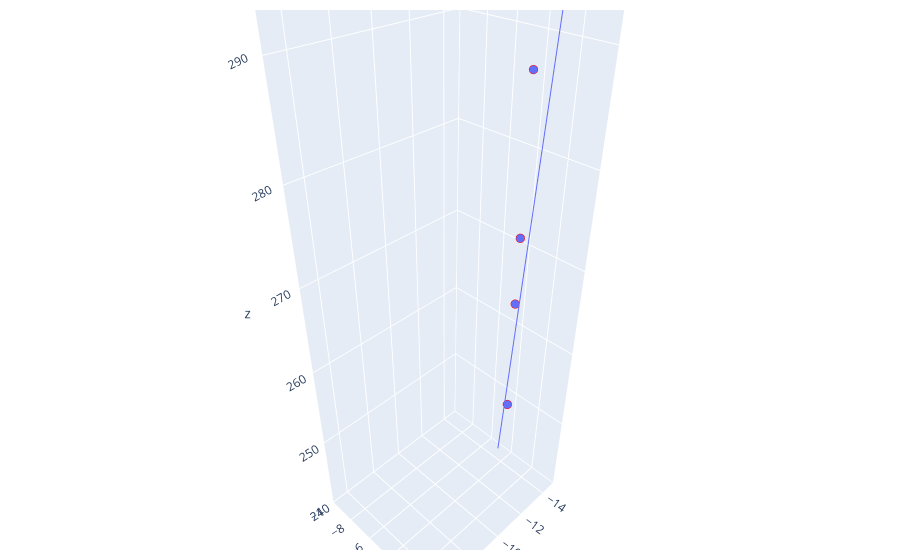

Notebook cell for this chart:
### Code cell
# Plot all of the points and trajectories
import plotly.graph_objects as go
import plotly.express as px

# for event 1
x_vals = []
y_vals = []
z_vals = []

# store all of the position values
for hit in range(len(tree['EcalRecHits_v3_v12/EcalRecHits_v3_v12.xpos_'])):
    x_vals.append(tree['EcalRecHits_v3_v12/EcalRecHits_v3_v12.xpos_'][0][hit])
    y_vals.append(tree['EcalRecHits_v3_v12/EcalRecHits_v3_v12.ypos_'][0][hit])
    z_vals.append(tree['EcalRecHits_v3_v12/EcalRecHits_v3_v12.zpos_'][0][hit])

df = {}
df['x'] = x_vals
df['y'] = y_vals
df['z'] = z_vals


eLayerIntercepts = []
intercept = (trajectories['etraj_sp'][0][0] + layer_dz*trajectories['enorm_sp'][0][0], 
                trajectories['etraj_sp'][0][1] + layer_dz*trajectories['enorm_sp'][0][1], 
                trajectories['etraj_sp'][0][2] + layer_dz*trajectories['enorm_sp'][0][2])
eLayerIntercepts.append(intercept)

traj = {}
traj['trajz'] = eLayerIntercepts[0][2]
traj['trajx'] = eLayerIntercepts[0][0]
traj['trajy'] = eLayerIntercepts[0][1]


fig1 = px.scatter_3d(df,x='x', y='y', z='z', labels={
                     "x": "X (mm)",
                     "y": "Y (mm)",
                     "z": "Z (mm)"}, width=700,height=700)

fig2 = px.line_3d(traj, x="trajx", y="trajy", z="trajz", labels={
                     "trajx": "X (mm)",
                     "trajy": "Y (mm)",
                     "trajz": "Z (mm)"})


fig3 = go.Figure(data=fig1.data + fig2.data)
fig3.update_xaxes(range=[-100, 100])
fig3.update_yaxes(range=[-100, 100])
fig3.update_layout(
    scene = dict(
        xaxis = dict(nticks=6, range=[-15,-5],),
                     yaxis = dict(nticks=10, range=[-10,0],),
                     zaxis = dict(nticks=10, range=[240,300],),),
    autosize=False,
    margin=dict(r=20, l=10, b=10, t=10))
fig3.update_traces(marker=dict(size=3,
                              line=dict(width=2,
                                        color='Red')),
                  selector=dict(mode='markers'))


fig3.show()

### Figure 1 — Plotly figure (JSON) as saved in the notebook; plotly's stock layout.template omitted (floating-point values rounded to 4 significant figures)
{"data": [{"hovertemplate": "X (mm)=%{x}<br>Y (mm)=%{y}<br>Z (mm)=%{z}<extra></extra>", "legendgroup": "", "marker": {"color": "#636efa", "line": {"color": "Red", "width": 2}, "size": 3, "symbol": "circle"}, "mode": "markers", "name": "", "scene": "scene", "showlegend": false, "type": "scatter3d", "x": [-16.68, -8.341, -12.51, -4.171, -20.85, -16.68, 12.51, -8.341, -20.85, -12.51, -8.341, 2.665e-15, -8.341, -29.19, -16.68, 70.9, 79.24, -41.71, -25.02, -62.56, -20.85, -25.02, -41.71, -12.51, -12.51, -12.51, -12.51, -12.51, -4.171, -12.51, -16.68, -4.171, -12.51, -16.68, -4.171], "y": [-9.632, 4.816, -2.408, -60.2, -16.86, -9.632, 12.04, -9.632, -2.408, -16.86, -24.08, -24.08, -24.08, -2.408, -9.632, -16.86, -16.86, -38.53, 33.71, -16.86, 55.38, 48.16, -38.53, -2.408, -2.408, -2.408, -2.408, -2.408, -2.408, -2.408, -9.632, -2.408, -2.408, -9.632, 26.49], "z": [387.1, 346.6, 346.6, 266.9, 346.6, 362.4, 337.5, 362.4, 362.4, 371.5, 371.5, 346.6, 337.5, 387.1, 396.2, 371.5, 371.5, 387.1, 387.1, 436.8, 266.9, 571.2, 470.6, 321.9, 253.8, 266.9, 274, 288.5, 288.5, 297.0, 297.0, 297.0, 312.8, 312.8, 288.5]}, {"hovertemplate": "X (mm)=%{x}<br>Y (mm)=%{y}<br>Z (mm)=%{z}<extra></extra>", "legendgroup": "", "line": {"color": "#636efa", "dash": "solid"}, "marker": {"symbol": "circle"}, "mode": "lines", "name": "", "scene": "scene", "showlegend": false, "type": "scatter3d", "x": [-11.81, -12.04, -12.59, -12.9, -13.51, -13.88, -14.54, -14.93, -15.6, -15.99, -16.65, -17.04, -17.71, -18.09, -18.76, -19.15, -19.82, -20.2, -20.87, -21.26, -21.92, -22.31, -22.98, -23.36, -24.18, -24.72, -25.53, -26.07, -26.88, -27.42, -28.24, -28.77, -29.59, -30.12], "y": [-2.238, -2.223, -2.188, -2.169, -2.13, -2.107, -2.065, -2.041, -1.999, -1.974, -1.932, -1.908, -1.866, -1.841, -1.799, -1.775, -1.733, -1.708, -1.666, -1.642, -1.6, -1.575, -1.533, -1.509, -1.457, -1.423, -1.372, -1.338, -1.287, -1.253, -1.201, -1.168, -1.116, -1.082], "z": [248.4, 253.8, 266.9, 274.0, 288.5, 297.1, 312.8, 321.9, 337.6, 346.7, 362.4, 371.5, 387.2, 396.3, 412.0, 421.1, 436.8, 445.9, 461.6, 470.7, 486.4, 495.5, 511.2, 520.3, 539.5, 552.1, 571.3, 583.9, 603.1, 615.7, 634.9, 647.5, 666.7, 679.3]}], "layout": {"autosize": false, "margin": {"b": 10, "l": 10, "r": 20, "t": 10}, "scene": {"xaxis": {"nticks": 6, "range": [-15, -5]}, "yaxis": {"nticks": 10, "range": [-10, 0]}, "zaxis": {"nticks": 10, "range": [240, 300]}}, "xaxis": {"range": [-100, 100]}, "yaxis": {"range": [-100, 100]}}}
